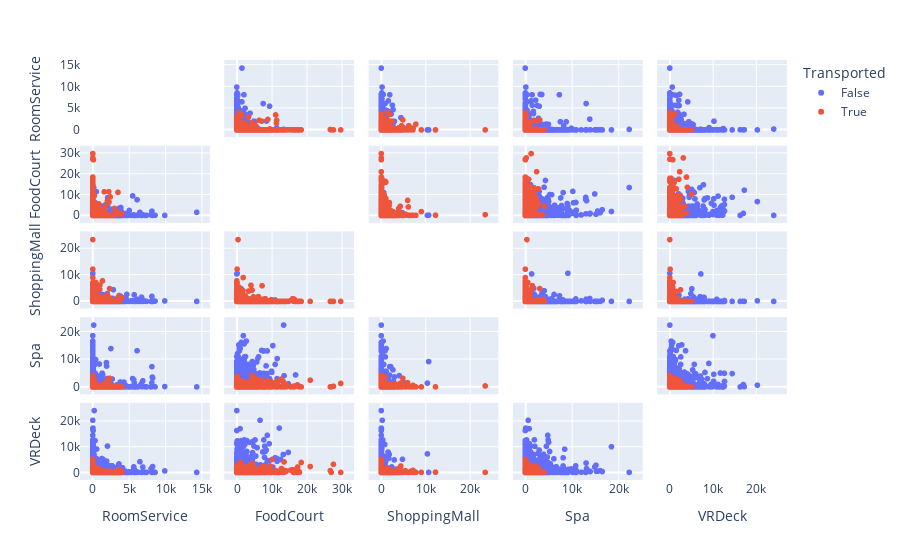

Source (notebook cell):
### Code cell
df = train
features = ["RoomService", "FoodCourt", "ShoppingMall", "Spa", "VRDeck"]

fig = px.scatter_matrix(
    df,
    dimensions = features,
    color = "Transported"
)

fig.update_traces(diagonal_visible=False)
fig.show()

### Figure 1 — Plotly figure (JSON) as saved in the notebook; plotly's stock layout.template omitted (floating-point values rounded to 4 significant figures; data arrays with more than 128 entries replaced by an {"elided": "..."} marker saying what was removed)
{"data": [{"dimensions": [{"axis": {"matches": true}, "label": "RoomService", "values": {"elided": "4315 int values"}}, {"axis": {"matches": true}, "label": "FoodCourt", "values": {"elided": "4315 int values"}}, {"axis": {"matches": true}, "label": "ShoppingMall", "values": {"elided": "4315 int values"}}, {"axis": {"matches": true}, "label": "Spa", "values": {"elided": "4315 int values"}}, {"axis": {"matches": true}, "label": "VRDeck", "values": {"elided": "4315 int values"}}], "hovertemplate": "Transported=False<br>%{xaxis.title.text}=%{x}<br>%{yaxis.title.text}=%{y}<extra></extra>", "legendgroup": "False", "marker": {"color": "#636efa", "symbol": "circle"}, "name": "False", "showlegend": true, "type": "splom", "diagonal": {"visible": false}}, {"dimensions": [{"axis": {"matches": true}, "label": "RoomService", "values": {"elided": "4378 int values"}}, {"axis": {"matches": true}, "label": "FoodCourt", "values": {"elided": "4378 int values"}}, {"axis": {"matches": true}, "label": "ShoppingMall", "values": {"elided": "4378 int values"}}, {"axis": {"matches": true}, "label": "Spa", "values": {"elided": "4378 int values"}}, {"axis": {"matches": true}, "label": "VRDeck", "values": {"elided": "4378 int values"}}], "hovertemplate": "Transported=True<br>%{xaxis.title.text}=%{x}<br>%{yaxis.title.text}=%{y}<extra></extra>", "legendgroup": "True", "marker": {"color": "#EF553B", "symbol": "circle"}, "name": "True", "showlegend": true, "type": "splom", "diagonal": {"visible": false}}], "layout": {"legend": {"title": {"text": "Transported"}, "tracegroupgap": 0}, "margin": {"t": 60}, "dragmode": "select", "xaxis": {"type": "linear", "range": [-2161.0, 16490.0], "autorange": true}, "xaxis2": {"type": "linear", "range": [-4496.0, 34310.0], "autorange": true}, "xaxis3": {"type": "linear", "range": [-3543.0, 27030.0], "autorange": true}, "xaxis4": {"type": "linear", "range": [-3379.0, 25790.0], "autorange": true}, "xaxis5": {"type": "linear", "range": [-3639.0, 27770.0], "autorange": true}, "yaxis": {"type": "linear", "range": [-2161.0, 16490.0], "autorange": true}, "yaxis2": {"type": "linear", "range": [-4496.0, 34310.0], "autorange": true}, "yaxis3": {"type": "linear", "range": [-3543.0, 27030.0], "autorange": true}, "yaxis4": {"type": "linear", "range": [-3379.0, 25790.0], "autorange": true}, "yaxis5": {"type": "linear", "range": [-3639.0, 27770.0], "autorange": true}, "autosize": true}}
